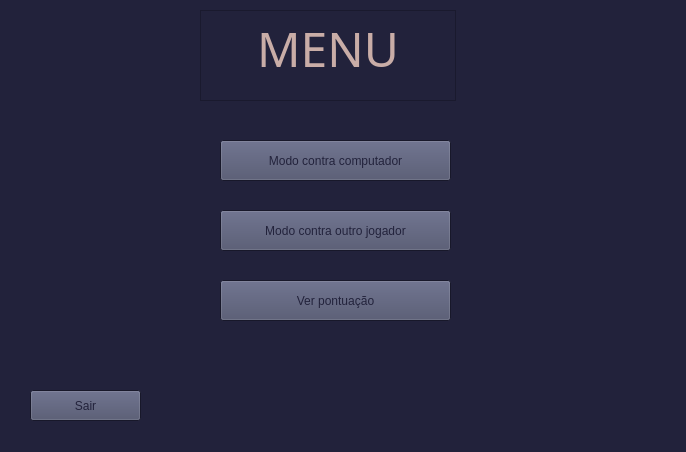
<?xml version="1.0" encoding="UTF-8"?>
<ui version="4.0">
 <class>Form</class>
 <widget class="QWidget" name="Form">
  <property name="geometry">
   <rect>
    <x>0</x>
    <y>0</y>
    <width>686</width>
    <height>452</height>
   </rect>
  </property>
  <property name="palette">
   <palette>
    <active>
     <colorrole role="WindowText">
      <brush brushstyle="SolidPattern">
       <color alpha="255">
        <red>34</red>
        <green>34</green>
        <blue>59</blue>
       </color>
      </brush>
     </colorrole>
     <colorrole role="Button">
      <brush brushstyle="SolidPattern">
       <color alpha="255">
        <red>74</red>
        <green>78</green>
        <blue>105</blue>
       </color>
      </brush>
     </colorrole>
     <colorrole role="Light">
      <brush brushstyle="SolidPattern">
       <color alpha="255">
        <red>201</red>
        <green>173</green>
        <blue>167</blue>
       </color>
      </brush>
     </colorrole>
     <colorrole role="Midlight">
      <brush brushstyle="SolidPattern">
       <color alpha="255">
        <red>199</red>
        <green>172</green>
        <blue>166</blue>
       </color>
      </brush>
     </colorrole>
     <colorrole role="Dark">
      <brush brushstyle="SolidPattern">
       <color alpha="255">
        <red>74</red>
        <green>78</green>
        <blue>105</blue>
       </color>
      </brush>
     </colorrole>
     <colorrole role="Mid">
      <brush brushstyle="SolidPattern">
       <color alpha="255">
        <red>74</red>
        <green>78</green>
        <blue>105</blue>
       </color>
      </brush>
     </colorrole>
     <colorrole role="Text">
      <brush brushstyle="SolidPattern">
       <color alpha="255">
        <red>201</red>
        <green>173</green>
        <blue>167</blue>
       </color>
      </brush>
     </colorrole>
     <colorrole role="BrightText">
      <brush brushstyle="SolidPattern">
       <color alpha="255">
        <red>242</red>
        <green>233</green>
        <blue>228</blue>
       </color>
      </brush>
     </colorrole>
     <colorrole role="ButtonText">
      <brush brushstyle="SolidPattern">
       <color alpha="255">
        <red>34</red>
        <green>34</green>
        <blue>59</blue>
       </color>
      </brush>
     </colorrole>
     <colorrole role="Base">
      <brush brushstyle="SolidPattern">
       <color alpha="255">
        <red>34</red>
        <green>34</green>
        <blue>59</blue>
       </color>
      </brush>
     </colorrole>
     <colorrole role="Window">
      <brush brushstyle="SolidPattern">
       <color alpha="255">
        <red>34</red>
        <green>34</green>
        <blue>59</blue>
       </color>
      </brush>
     </colorrole>
     <colorrole role="Shadow">
      <brush brushstyle="SolidPattern">
       <color alpha="255">
        <red>34</red>
        <green>34</green>
        <blue>59</blue>
       </color>
      </brush>
     </colorrole>
     <colorrole role="Highlight">
      <brush brushstyle="SolidPattern">
       <color alpha="255">
        <red>62</red>
        <green>65</green>
        <blue>88</blue>
       </color>
      </brush>
     </colorrole>
     <colorrole role="HighlightedText">
      <brush brushstyle="SolidPattern">
       <color alpha="255">
        <red>168</red>
        <green>145</green>
        <blue>140</blue>
       </color>
      </brush>
     </colorrole>
     <colorrole role="Link">
      <brush brushstyle="SolidPattern">
       <color alpha="255">
        <red>64</red>
        <green>68</green>
        <blue>91</blue>
       </color>
      </brush>
     </colorrole>
     <colorrole role="LinkVisited">
      <brush brushstyle="SolidPattern">
       <color alpha="255">
        <red>66</red>
        <green>70</green>
        <blue>94</blue>
       </color>
      </brush>
     </colorrole>
    </active>
    <inactive>
     <colorrole role="WindowText">
      <brush brushstyle="SolidPattern">
       <color alpha="255">
        <red>34</red>
        <green>34</green>
        <blue>59</blue>
       </color>
      </brush>
     </colorrole>
     <colorrole role="Button">
      <brush brushstyle="SolidPattern">
       <color alpha="255">
        <red>74</red>
        <green>78</green>
        <blue>105</blue>
       </color>
      </brush>
     </colorrole>
     <colorrole role="Light">
      <brush brushstyle="SolidPattern">
       <color alpha="255">
        <red>201</red>
        <green>173</green>
        <blue>167</blue>
       </color>
      </brush>
     </colorrole>
     <colorrole role="Midlight">
      <brush brushstyle="SolidPattern">
       <color alpha="255">
        <red>199</red>
        <green>172</green>
        <blue>166</blue>
       </color>
      </brush>
     </colorrole>
     <colorrole role="Dark">
      <brush brushstyle="SolidPattern">
       <color alpha="255">
        <red>74</red>
        <green>78</green>
        <blue>105</blue>
       </color>
      </brush>
     </colorrole>
     <colorrole role="Mid">
      <brush brushstyle="SolidPattern">
       <color alpha="255">
        <red>74</red>
        <green>78</green>
        <blue>105</blue>
       </color>
      </brush>
     </colorrole>
     <colorrole role="Text">
      <brush brushstyle="SolidPattern">
       <color alpha="255">
        <red>201</red>
        <green>173</green>
        <blue>167</blue>
       </color>
      </brush>
     </colorrole>
     <colorrole role="BrightText">
      <brush brushstyle="SolidPattern">
       <color alpha="255">
        <red>242</red>
        <green>233</green>
        <blue>228</blue>
       </color>
      </brush>
     </colorrole>
     <colorrole role="ButtonText">
      <brush brushstyle="SolidPattern">
       <color alpha="255">
        <red>34</red>
        <green>34</green>
        <blue>59</blue>
       </color>
      </brush>
     </colorrole>
     <colorrole role="Base">
      <brush brushstyle="SolidPattern">
       <color alpha="255">
        <red>34</red>
        <green>34</green>
        <blue>59</blue>
       </color>
      </brush>
     </colorrole>
     <colorrole role="Window">
      <brush brushstyle="SolidPattern">
       <color alpha="255">
        <red>34</red>
        <green>34</green>
        <blue>59</blue>
       </color>
      </brush>
     </colorrole>
     <colorrole role="Shadow">
      <brush brushstyle="SolidPattern">
       <color alpha="255">
        <red>34</red>
        <green>34</green>
        <blue>59</blue>
       </color>
      </brush>
     </colorrole>
     <colorrole role="Highlight">
      <brush brushstyle="SolidPattern">
       <color alpha="255">
        <red>62</red>
        <green>65</green>
        <blue>88</blue>
       </color>
      </brush>
     </colorrole>
     <colorrole role="HighlightedText">
      <brush brushstyle="SolidPattern">
       <color alpha="255">
        <red>168</red>
        <green>145</green>
        <blue>140</blue>
       </color>
      </brush>
     </colorrole>
     <colorrole role="Link">
      <brush brushstyle="SolidPattern">
       <color alpha="255">
        <red>64</red>
        <green>68</green>
        <blue>91</blue>
       </color>
      </brush>
     </colorrole>
     <colorrole role="LinkVisited">
      <brush brushstyle="SolidPattern">
       <color alpha="255">
        <red>66</red>
        <green>70</green>
        <blue>94</blue>
       </color>
      </brush>
     </colorrole>
    </inactive>
    <disabled>
     <colorrole role="WindowText">
      <brush brushstyle="SolidPattern">
       <color alpha="255">
        <red>74</red>
        <green>78</green>
        <blue>105</blue>
       </color>
      </brush>
     </colorrole>
     <colorrole role="Button">
      <brush brushstyle="SolidPattern">
       <color alpha="255">
        <red>74</red>
        <green>78</green>
        <blue>105</blue>
       </color>
      </brush>
     </colorrole>
     <colorrole role="Light">
      <brush brushstyle="SolidPattern">
       <color alpha="255">
        <red>201</red>
        <green>173</green>
        <blue>167</blue>
       </color>
      </brush>
     </colorrole>
     <colorrole role="Midlight">
      <brush brushstyle="SolidPattern">
       <color alpha="255">
        <red>199</red>
        <green>172</green>
        <blue>166</blue>
       </color>
      </brush>
     </colorrole>
     <colorrole role="Dark">
      <brush brushstyle="SolidPattern">
       <color alpha="255">
        <red>74</red>
        <green>78</green>
        <blue>105</blue>
       </color>
      </brush>
     </colorrole>
     <colorrole role="Mid">
      <brush brushstyle="SolidPattern">
       <color alpha="255">
        <red>74</red>
        <green>78</green>
        <blue>105</blue>
       </color>
      </brush>
     </colorrole>
     <colorrole role="Text">
      <brush brushstyle="SolidPattern">
       <color alpha="255">
        <red>74</red>
        <green>78</green>
        <blue>105</blue>
       </color>
      </brush>
     </colorrole>
     <colorrole role="BrightText">
      <brush brushstyle="SolidPattern">
       <color alpha="255">
        <red>242</red>
        <green>233</green>
        <blue>228</blue>
       </color>
      </brush>
     </colorrole>
     <colorrole role="ButtonText">
      <brush brushstyle="SolidPattern">
       <color alpha="255">
        <red>74</red>
        <green>78</green>
        <blue>105</blue>
       </color>
      </brush>
     </colorrole>
     <colorrole role="Base">
      <brush brushstyle="SolidPattern">
       <color alpha="255">
        <red>34</red>
        <green>34</green>
        <blue>59</blue>
       </color>
      </brush>
     </colorrole>
     <colorrole role="Window">
      <brush brushstyle="SolidPattern">
       <color alpha="255">
        <red>34</red>
        <green>34</green>
        <blue>59</blue>
       </color>
      </brush>
     </colorrole>
     <colorrole role="Shadow">
      <brush brushstyle="SolidPattern">
       <color alpha="255">
        <red>34</red>
        <green>34</green>
        <blue>59</blue>
       </color>
      </brush>
     </colorrole>
     <colorrole role="Highlight">
      <brush brushstyle="SolidPattern">
       <color alpha="255">
        <red>0</red>
        <green>120</green>
        <blue>215</blue>
       </color>
      </brush>
     </colorrole>
     <colorrole role="HighlightedText">
      <brush brushstyle="SolidPattern">
       <color alpha="255">
        <red>168</red>
        <green>145</green>
        <blue>140</blue>
       </color>
      </brush>
     </colorrole>
     <colorrole role="Link">
      <brush brushstyle="SolidPattern">
       <color alpha="255">
        <red>64</red>
        <green>68</green>
        <blue>91</blue>
       </color>
      </brush>
     </colorrole>
     <colorrole role="LinkVisited">
      <brush brushstyle="SolidPattern">
       <color alpha="255">
        <red>66</red>
        <green>70</green>
        <blue>94</blue>
       </color>
      </brush>
     </colorrole>
    </disabled>
   </palette>
  </property>
  <property name="windowTitle">
   <string>Form</string>
  </property>
  <widget class="QLabel" name="label">
   <property name="geometry">
    <rect>
     <x>-30</x>
     <y>-10</y>
     <width>731</width>
     <height>491</height>
    </rect>
   </property>
   <property name="text">
    <string/>
   </property>
   <property name="pixmap">
    <pixmap>../../../../../Downloads/papel timbrado folha A4 marrom preto e branco.png</pixmap>
   </property>
   <property name="scaledContents">
    <bool>true</bool>
   </property>
  </widget>
  <widget class="QTextBrowser" name="textBrowser">
   <property name="geometry">
    <rect>
     <x>200</x>
     <y>10</y>
     <width>256</width>
     <height>91</height>
    </rect>
   </property>
   <property name="font">
    <font>
     <family>Broadway</family>
     <pointsize>56</pointsize>
    </font>
   </property>
   <property name="html">
    <string>&lt;!DOCTYPE HTML PUBLIC &quot;-//W3C//DTD HTML 4.0//EN&quot; &quot;http://www.w3.org/TR/REC-html40/strict.dtd&quot;&gt;
&lt;html&gt;&lt;head&gt;&lt;meta name=&quot;qrichtext&quot; content=&quot;1&quot; /&gt;&lt;style type=&quot;text/css&quot;&gt;
p, li { white-space: pre-wrap; }
&lt;/style&gt;&lt;/head&gt;&lt;body style=&quot; font-family:'Broadway'; font-size:56pt; font-weight:400; font-style:normal;&quot;&gt;
&lt;p align=&quot;center&quot; style=&quot; margin-top:0px; margin-bottom:0px; margin-left:0px; margin-right:0px; -qt-block-indent:0; text-indent:0px;&quot;&gt;&lt;span style=&quot; font-size:36pt;&quot;&gt;MENU&lt;/span&gt;&lt;/p&gt;&lt;/body&gt;&lt;/html&gt;</string>
   </property>
  </widget>
  <widget class="QPushButton" name="vsPc">
   <property name="geometry">
    <rect>
     <x>220</x>
     <y>140</y>
     <width>231</width>
     <height>41</height>
    </rect>
   </property>
   <property name="palette">
    <palette>
     <active>
      <colorrole role="BrightText">
       <brush brushstyle="SolidPattern">
        <color alpha="255">
         <red>73</red>
         <green>77</green>
         <blue>104</blue>
        </color>
       </brush>
      </colorrole>
      <colorrole role="AlternateBase">
       <brush brushstyle="SolidPattern">
        <color alpha="255">
         <red>34</red>
         <green>34</green>
         <blue>59</blue>
        </color>
       </brush>
      </colorrole>
      <colorrole role="NoRole">
       <brush brushstyle="SolidPattern">
        <color alpha="255">
         <red>70</red>
         <green>73</green>
         <blue>99</blue>
        </color>
       </brush>
      </colorrole>
      <colorrole role="ToolTipBase">
       <brush brushstyle="SolidPattern">
        <color alpha="255">
         <red>74</red>
         <green>78</green>
         <blue>105</blue>
        </color>
       </brush>
      </colorrole>
     </active>
     <inactive>
      <colorrole role="BrightText">
       <brush brushstyle="SolidPattern">
        <color alpha="255">
         <red>73</red>
         <green>77</green>
         <blue>104</blue>
        </color>
       </brush>
      </colorrole>
      <colorrole role="AlternateBase">
       <brush brushstyle="SolidPattern">
        <color alpha="255">
         <red>34</red>
         <green>34</green>
         <blue>59</blue>
        </color>
       </brush>
      </colorrole>
      <colorrole role="NoRole">
       <brush brushstyle="SolidPattern">
        <color alpha="255">
         <red>70</red>
         <green>73</green>
         <blue>99</blue>
        </color>
       </brush>
      </colorrole>
      <colorrole role="ToolTipBase">
       <brush brushstyle="SolidPattern">
        <color alpha="255">
         <red>74</red>
         <green>78</green>
         <blue>105</blue>
        </color>
       </brush>
      </colorrole>
     </inactive>
     <disabled>
      <colorrole role="BrightText">
       <brush brushstyle="SolidPattern">
        <color alpha="255">
         <red>73</red>
         <green>77</green>
         <blue>104</blue>
        </color>
       </brush>
      </colorrole>
      <colorrole role="AlternateBase">
       <brush brushstyle="SolidPattern">
        <color alpha="255">
         <red>34</red>
         <green>34</green>
         <blue>59</blue>
        </color>
       </brush>
      </colorrole>
      <colorrole role="NoRole">
       <brush brushstyle="SolidPattern">
        <color alpha="255">
         <red>70</red>
         <green>73</green>
         <blue>99</blue>
        </color>
       </brush>
      </colorrole>
      <colorrole role="ToolTipBase">
       <brush brushstyle="SolidPattern">
        <color alpha="255">
         <red>74</red>
         <green>78</green>
         <blue>105</blue>
        </color>
       </brush>
      </colorrole>
     </disabled>
    </palette>
   </property>
   <property name="text">
    <string>Modo contra computador</string>
   </property>
  </widget>
  <widget class="QPushButton" name="vsJogador">
   <property name="geometry">
    <rect>
     <x>220</x>
     <y>210</y>
     <width>231</width>
     <height>41</height>
    </rect>
   </property>
   <property name="palette">
    <palette>
     <active>
      <colorrole role="BrightText">
       <brush brushstyle="SolidPattern">
        <color alpha="255">
         <red>73</red>
         <green>77</green>
         <blue>104</blue>
        </color>
       </brush>
      </colorrole>
      <colorrole role="AlternateBase">
       <brush brushstyle="SolidPattern">
        <color alpha="255">
         <red>34</red>
         <green>34</green>
         <blue>59</blue>
        </color>
       </brush>
      </colorrole>
      <colorrole role="NoRole">
       <brush brushstyle="SolidPattern">
        <color alpha="255">
         <red>70</red>
         <green>73</green>
         <blue>99</blue>
        </color>
       </brush>
      </colorrole>
      <colorrole role="ToolTipBase">
       <brush brushstyle="SolidPattern">
        <color alpha="255">
         <red>74</red>
         <green>78</green>
         <blue>105</blue>
        </color>
       </brush>
      </colorrole>
     </active>
     <inactive>
      <colorrole role="BrightText">
       <brush brushstyle="SolidPattern">
        <color alpha="255">
         <red>73</red>
         <green>77</green>
         <blue>104</blue>
        </color>
       </brush>
      </colorrole>
      <colorrole role="AlternateBase">
       <brush brushstyle="SolidPattern">
        <color alpha="255">
         <red>34</red>
         <green>34</green>
         <blue>59</blue>
        </color>
       </brush>
      </colorrole>
      <colorrole role="NoRole">
       <brush brushstyle="SolidPattern">
        <color alpha="255">
         <red>70</red>
         <green>73</green>
         <blue>99</blue>
        </color>
       </brush>
      </colorrole>
      <colorrole role="ToolTipBase">
       <brush brushstyle="SolidPattern">
        <color alpha="255">
         <red>74</red>
         <green>78</green>
         <blue>105</blue>
        </color>
       </brush>
      </colorrole>
     </inactive>
     <disabled>
      <colorrole role="BrightText">
       <brush brushstyle="SolidPattern">
        <color alpha="255">
         <red>73</red>
         <green>77</green>
         <blue>104</blue>
        </color>
       </brush>
      </colorrole>
      <colorrole role="AlternateBase">
       <brush brushstyle="SolidPattern">
        <color alpha="255">
         <red>34</red>
         <green>34</green>
         <blue>59</blue>
        </color>
       </brush>
      </colorrole>
      <colorrole role="NoRole">
       <brush brushstyle="SolidPattern">
        <color alpha="255">
         <red>70</red>
         <green>73</green>
         <blue>99</blue>
        </color>
       </brush>
      </colorrole>
      <colorrole role="ToolTipBase">
       <brush brushstyle="SolidPattern">
        <color alpha="255">
         <red>74</red>
         <green>78</green>
         <blue>105</blue>
        </color>
       </brush>
      </colorrole>
     </disabled>
    </palette>
   </property>
   <property name="text">
    <string>Modo contra outro jogador</string>
   </property>
  </widget>
  <widget class="QPushButton" name="pontuacao">
   <property name="geometry">
    <rect>
     <x>220</x>
     <y>280</y>
     <width>231</width>
     <height>41</height>
    </rect>
   </property>
   <property name="palette">
    <palette>
     <active>
      <colorrole role="BrightText">
       <brush brushstyle="SolidPattern">
        <color alpha="255">
         <red>73</red>
         <green>77</green>
         <blue>104</blue>
        </color>
       </brush>
      </colorrole>
      <colorrole role="AlternateBase">
       <brush brushstyle="SolidPattern">
        <color alpha="255">
         <red>34</red>
         <green>34</green>
         <blue>59</blue>
        </color>
       </brush>
      </colorrole>
      <colorrole role="NoRole">
       <brush brushstyle="SolidPattern">
        <color alpha="255">
         <red>70</red>
         <green>73</green>
         <blue>99</blue>
        </color>
       </brush>
      </colorrole>
      <colorrole role="ToolTipBase">
       <brush brushstyle="SolidPattern">
        <color alpha="255">
         <red>74</red>
         <green>78</green>
         <blue>105</blue>
        </color>
       </brush>
      </colorrole>
     </active>
     <inactive>
      <colorrole role="BrightText">
       <brush brushstyle="SolidPattern">
        <color alpha="255">
         <red>73</red>
         <green>77</green>
         <blue>104</blue>
        </color>
       </brush>
      </colorrole>
      <colorrole role="AlternateBase">
       <brush brushstyle="SolidPattern">
        <color alpha="255">
         <red>34</red>
         <green>34</green>
         <blue>59</blue>
        </color>
       </brush>
      </colorrole>
      <colorrole role="NoRole">
       <brush brushstyle="SolidPattern">
        <color alpha="255">
         <red>70</red>
         <green>73</green>
         <blue>99</blue>
        </color>
       </brush>
      </colorrole>
      <colorrole role="ToolTipBase">
       <brush brushstyle="SolidPattern">
        <color alpha="255">
         <red>74</red>
         <green>78</green>
         <blue>105</blue>
        </color>
       </brush>
      </colorrole>
     </inactive>
     <disabled>
      <colorrole role="BrightText">
       <brush brushstyle="SolidPattern">
        <color alpha="255">
         <red>73</red>
         <green>77</green>
         <blue>104</blue>
        </color>
       </brush>
      </colorrole>
      <colorrole role="AlternateBase">
       <brush brushstyle="SolidPattern">
        <color alpha="255">
         <red>34</red>
         <green>34</green>
         <blue>59</blue>
        </color>
       </brush>
      </colorrole>
      <colorrole role="NoRole">
       <brush brushstyle="SolidPattern">
        <color alpha="255">
         <red>70</red>
         <green>73</green>
         <blue>99</blue>
        </color>
       </brush>
      </colorrole>
      <colorrole role="ToolTipBase">
       <brush brushstyle="SolidPattern">
        <color alpha="255">
         <red>74</red>
         <green>78</green>
         <blue>105</blue>
        </color>
       </brush>
      </colorrole>
     </disabled>
    </palette>
   </property>
   <property name="text">
    <string>Ver pontuação</string>
   </property>
  </widget>
  <widget class="QPushButton" name="sair">
   <property name="geometry">
    <rect>
     <x>30</x>
     <y>390</y>
     <width>111</width>
     <height>31</height>
    </rect>
   </property>
   <property name="palette">
    <palette>
     <active>
      <colorrole role="BrightText">
       <brush brushstyle="SolidPattern">
        <color alpha="255">
         <red>73</red>
         <green>77</green>
         <blue>104</blue>
        </color>
       </brush>
      </colorrole>
      <colorrole role="AlternateBase">
       <brush brushstyle="SolidPattern">
        <color alpha="255">
         <red>34</red>
         <green>34</green>
         <blue>59</blue>
        </color>
       </brush>
      </colorrole>
      <colorrole role="NoRole">
       <brush brushstyle="SolidPattern">
        <color alpha="255">
         <red>70</red>
         <green>73</green>
         <blue>99</blue>
        </color>
       </brush>
      </colorrole>
      <colorrole role="ToolTipBase">
       <brush brushstyle="SolidPattern">
        <color alpha="255">
         <red>74</red>
         <green>78</green>
         <blue>105</blue>
        </color>
       </brush>
      </colorrole>
     </active>
     <inactive>
      <colorrole role="BrightText">
       <brush brushstyle="SolidPattern">
        <color alpha="255">
         <red>73</red>
         <green>77</green>
         <blue>104</blue>
        </color>
       </brush>
      </colorrole>
      <colorrole role="AlternateBase">
       <brush brushstyle="SolidPattern">
        <color alpha="255">
         <red>34</red>
         <green>34</green>
         <blue>59</blue>
        </color>
       </brush>
      </colorrole>
      <colorrole role="NoRole">
       <brush brushstyle="SolidPattern">
        <color alpha="255">
         <red>70</red>
         <green>73</green>
         <blue>99</blue>
        </color>
       </brush>
      </colorrole>
      <colorrole role="ToolTipBase">
       <brush brushstyle="SolidPattern">
        <color alpha="255">
         <red>74</red>
         <green>78</green>
         <blue>105</blue>
        </color>
       </brush>
      </colorrole>
     </inactive>
     <disabled>
      <colorrole role="BrightText">
       <brush brushstyle="SolidPattern">
        <color alpha="255">
         <red>73</red>
         <green>77</green>
         <blue>104</blue>
        </color>
       </brush>
      </colorrole>
      <colorrole role="AlternateBase">
       <brush brushstyle="SolidPattern">
        <color alpha="255">
         <red>34</red>
         <green>34</green>
         <blue>59</blue>
        </color>
       </brush>
      </colorrole>
      <colorrole role="NoRole">
       <brush brushstyle="SolidPattern">
        <color alpha="255">
         <red>70</red>
         <green>73</green>
         <blue>99</blue>
        </color>
       </brush>
      </colorrole>
      <colorrole role="ToolTipBase">
       <brush brushstyle="SolidPattern">
        <color alpha="255">
         <red>74</red>
         <green>78</green>
         <blue>105</blue>
        </color>
       </brush>
      </colorrole>
     </disabled>
    </palette>
   </property>
   <property name="text">
    <string>Sair</string>
   </property>
  </widget>
 </widget>
 <resources/>
 <connections/>
</ui>
